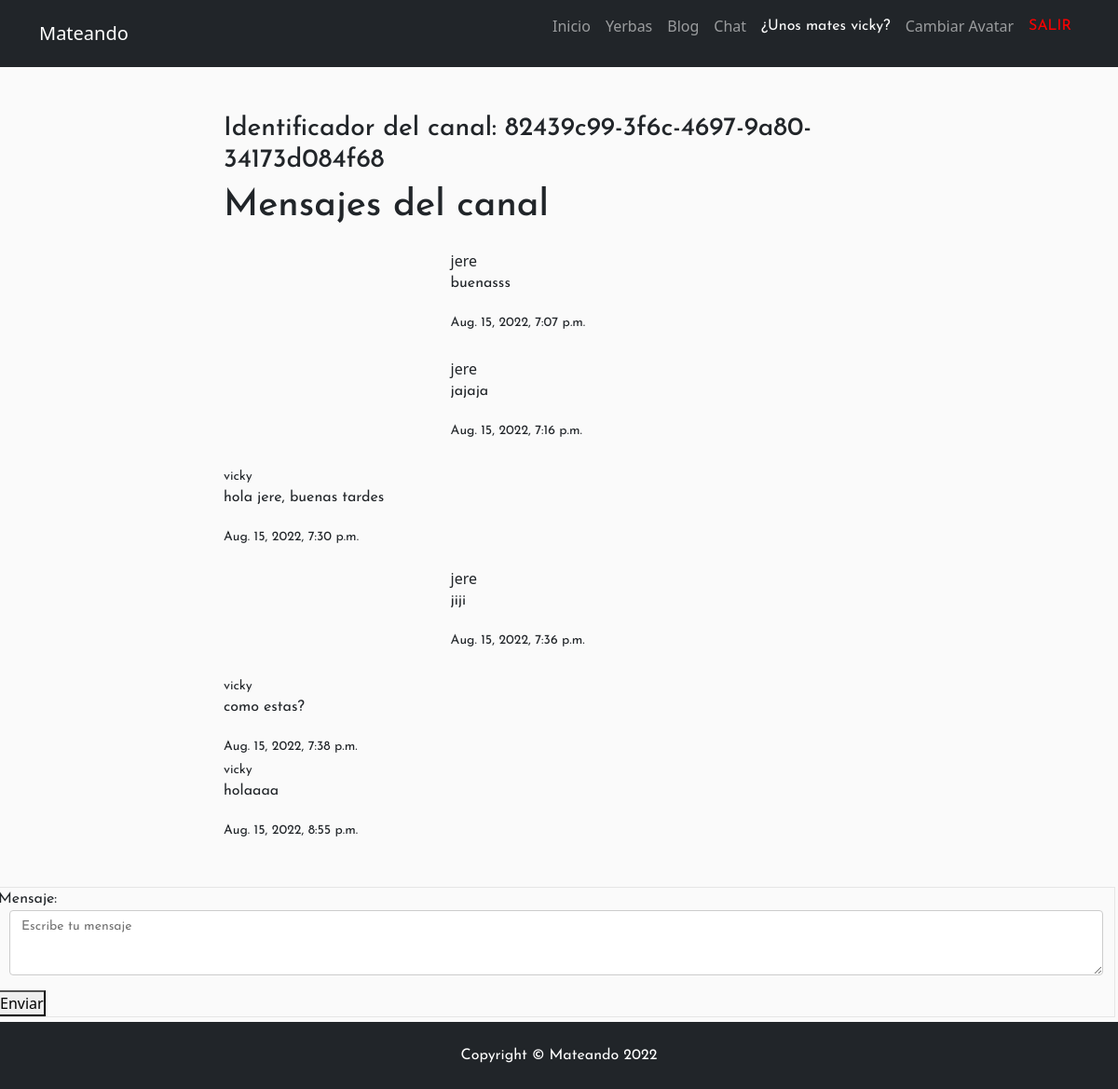
The page /MatesApp/ms/jere (signed in) on the database its author committed.
### MatesApp/models.py (models this page shows)
class ModelBase(models.Model):
    id = models.UUIDField(default=uuid.uuid4, primary_key=True, db_index=True, editable=False)
    tiempo= models.DateTimeField(auto_now_add=True)
    actualizar= models.DateTimeField(auto_now=True)
    class Meta:
        abstract= True

class Canal(ModelBase):
    usuarios= models.ManyToManyField(User, blank=True, through=CanalUsuario)
    objects= CanalManager()

class CanalMensaje(ModelBase):
    canal= models.ForeignKey("Canal", on_delete=models.CASCADE)
    usuario= models.ForeignKey(User, on_delete=models.CASCADE)
    texto= models.TextField()

### MatesApp/views.py (the view)
# urls.py: path('ms/<str:username>', views.DetailMs.as_view(), name="detailms" ),
class DetailMs(LoginRequiredMixin,CanalFormMixin, DetailView):
    template_name= 'MatesApp/canal_detail.html'
    def get_object(self, *args, **kwargs):
        username= self.kwargs.get("username")
        mi_username= self.request.user.username
        canal, _ = Canal.objects.obtener_o_crear_canal_ms(mi_username, username)
        if username == mi_username:
            mi_canal, _= Canal.objects.obtener_o_crear_canal_usuario_actual(self.request.user)
            return mi_canal
        if canal == None:
            raise Http404
        return canal

### MatesApp/forms.py
class FormMensajes(forms.Form):
    mensaje= forms.CharField(widget=forms.Textarea(attrs= {
            "class": "formulario_ms",
            "placeholder": "Escribe tu mensaje"
    }))

### MatesApp/models.py (called while the page is built, shortened)
    def solo_dos(self):
        return self.annotate(num_usuarios=Count("usuarios")).filter(num_usuarios=2)

    def filtrar_por_username(self, username):
        return self.filter(canalusuario__usuario__username=username)

    def get_queryset(self, *args, **kwargs):
        return CanalQuerySet(self.model, using=self._db)

    def filtrar_ms_por_privado(self, username_a, username_b):
        return self.get_queryset().solo_dos().filtrar_por_username(username_a).filtrar_por_username(username_b)

    def obtener_o_crear_canal_ms(self, username_a, username_b):
        qs = self.filtrar_ms_por_privado(username_a, username_b)
        if qs.exists():
            return qs.order_by("tiempo").first(), False

### templatechat/MatesApp/canal_detail.html (shortened to what this page needs)
{% extends 'base.html' %}
{% block contenedor %}
    <h3>Identificador del canal: {{object.id}}</h3>
    <h1>Mensajes del canal</h1>
    {% for mensaje in object.canalmensaje_set.all %}
                <div class="div_ms{% if request.user == mensaje.usuario %}mis_mensajes">
                {% else %} tus_mensajes {% endif %}
                <small>{{mensaje.usuario}}</small>
                <p>{{mensaje.texto}}</p>
                <small>{{mensaje.tiempo}}</small>
                </div>
    {% endfor %}
    </div>
    <div class="div_form_ms">
        <form id="form_submit" action="{{ request.path }}" method="POST">
            {{form.as_p}}
            <button type="submit">
                Enviar
            </button>
    </form>
    </div>
{% endblock %}

### MatesApp/templates/MatesApp/padre.html (shortened to what this page needs)
<!DOCTYPE html>
<html lang="en">
    <head>
        {% load static %}
        <link href="{% static 'MatesApp/css/styles.css' %}" rel="stylesheet" />
    </head>
    <body>
        <nav class="navbar navbar-expand-lg navbar-dark bg-dark">
            <div class="container">
                <a class="navbar-brand" href="{% url 'inicio' %}">Mateando</a>
                <div class="collapse navbar-collapse" id="navbarSupportedContent">
                    <ul class="navbar-nav ms-auto mb-2 mb-lg-0">
                        <li class="nav-item"><a class="nav-link" href="{% url 'inicio' %}">Inicio</a></li>
                        <li class="nav-item"><a class="nav-link" href="{% url 'yerbas' %}">Yerbas</a></li>
                        <li class="nav-item"><a class="nav-link" aria-current="page" href="#">Blog</a></li>
                        <li class="nav-item"><a class="nav-link" href="{% url 'inbox' %}">Chat</a></li>
                        {% if not request.user.is_authenticated %}
                        <li class="nav-item"><a class="nav-link active" href="{% url 'login' %}"><p style="color:#ff0000";>INICIAR SESIÓN</p></a></li>
                            <li class="nav-item"><a class="nav-link active" href="{% url 'register' %}"><p style="color:#ff0000";>REGISTRARSE</p></a></li>
                        {% else %}
                        <li class="nav-item"><a class="nav-link" href="{% url 'EditarPerfil' %}"><p style="color:#fcfcfc";>  ¿Unos mates {{ request.user.username }}?</p>
                        <li class="nav-item"><a class="nav-link" href="{% url 'agregarAvatar' %}">Cambiar Avatar</a></li>
                        <li class="nav-item"><a class="nav-link active" href="{% url 'logout' %}"><p style="color:#ff0000";>SALIR</p></a></li>
                        {% endif %}
                    </ul>
                </div>
            </div>
        </nav>
        {% block contenido_que_cambia%}{% endblock%}
        <footer class="py-4 bg-dark">
            <div class="container"><p class="m-0 text-center text-white">Copyright &copy; Mateando 2022</p></div>
        </footer>
    </body>
</html>

### templatechat/base.html (style rules this page uses)
* { margin: 0; padding: 0; }
body { background:#fafafa; }
h1, h2, h3, p, small { font-family: 'Josefin Sans', sans-serif; }

### templatechat/MatesApp/canal_detail.html (style rules this page uses)
.div_ms { margin: 1.2rem auto; width: 35%; padding: 0.2rem 0.6rem 0.3rem 0.6rem }
.div_form_ms { width: 100%; margin-top: 5px; margin-bottom: 5px; margin-left: -3px; border:1px solid #e6e6e6; }
#id_mensaje { display: block; padding: 6px 12px; margin-left: 1%; margin-right: 1%; width: 98%; min-width: 98%; max-width: 98%; height: 70px; min-height: 70px; max-height: 70px; box-sizing: border-box; font-size: 14px; color: #333; border:1px solid #ccc; border-radius: 4px; }

### rows shown on the page
Canal: id "82439c99-3f6c-4697-9a80-34173d084f68"
CanalMensaje: usuario "jere", texto "buenasss", tiempo "Aug. 15, 2022, 7:07 p.m."
CanalMensaje: usuario "jere", texto "jajaja", tiempo "Aug. 15, 2022, 7:16 p.m."
CanalMensaje: usuario "vicky", texto "hola jere, buenas tardes", tiempo "Aug. 15, 2022, 7:30 p.m."
CanalMensaje: usuario "jere", texto "jiji", tiempo "Aug. 15, 2022, 7:36 p.m."
CanalMensaje: usuario "vicky", texto "como estas?", tiempo "Aug. 15, 2022, 7:38 p.m."
CanalMensaje: usuario "vicky", texto "holaaaa", tiempo "Aug. 15, 2022, 8:55 p.m."

### other values the page prints
{{ request.user.username }} "vicky"
